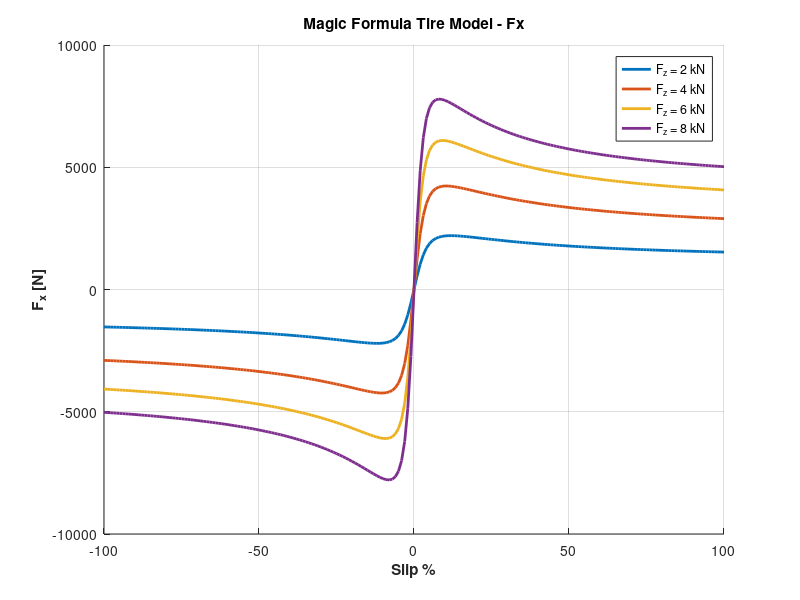
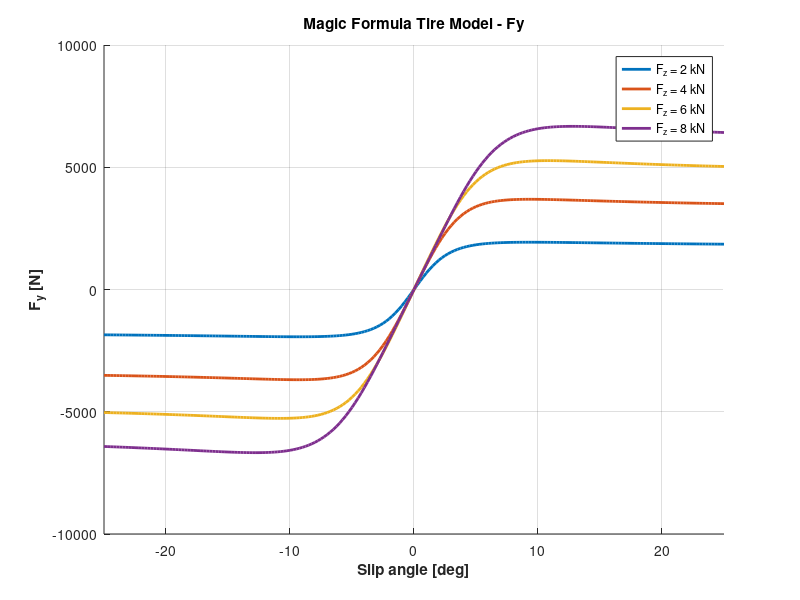
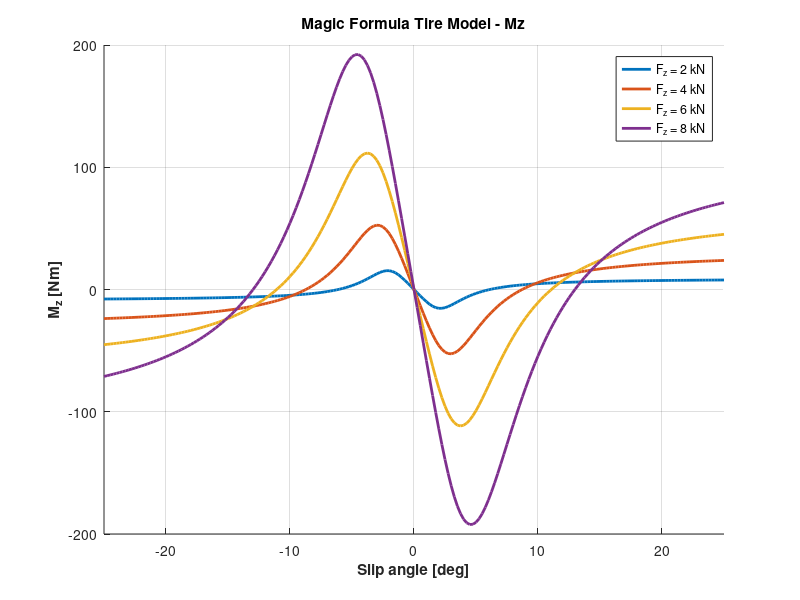

Reproduce these figures in MATLAB, in order.
% --- 1. General Input Parameters ---

Fz_N = [2000, 4000, 6000, 8000]; % Vertical loads [N]
Fz_kN = Fz_N / 1000;             % Vertical loads [kN]
alpha_deg = linspace(-25, 25, 201); % Slip angle range [deg]
alpha_rad = deg2rad(alpha_deg);     % Slip angle range [rad]
kappa = linspace(-1, 1, 201);       % Slip ratio range [-1 to 1]

% --- 2. Magic Formula Parameters (from Bakker et al. 1987) ---

% Lateral force parameters
a_Fy = [-22.1, 1011, 1078, 1.82, 0.208, 0.000, -0.354, 0.707]; 
c_Fy = 1.30;
% Longitudinal force parameters
a_Fx = [-21.3, 1144, 49.6, 226, 0.069, -0.006, 0.056, 0.486];
c_Fx = 1.65;
% Self-aligning torque parameters
a_Mz = [-2.72, -2.28, -1.86, -2.73, 0.110, -0.070, 0.643, -4.04];
c_Mz = 2.40;

% --- 3. Dugoff & Fiala Model Parameters ---

mu_0 = 0.85;               % Peak static tire/road friction coeff.
U = 60/3.6 ;               % Longitudinal velocity [m/s]
A_s  = 0.0115;             % Friction reduction factor
Tw = 0.284 ;               % Fiala's tire model parameter

% --- 4. MAGIC FORMULA LONGITUDINAL FORCE (Fx) ---

Fx_magic = zeros(length(Fz_kN),length(kappa));    % empty matrix filled with zeros 
fig_Fx = figure('Name','Magic Formula - Fx', 'Color','w'); % graphic window settings
hold on; grid on;
% for loop instead of calculating them separately using empty matrix
for i = 1:length(Fz_kN)    
    fz = Fz_kN(i);        
    % Calculation of coefficients D, E, and B.
    D_fx = a_Fx(1)*fz^2 + a_Fx(2)*fz;
    E_fx = a_Fx(6)*fz^2 + a_Fx(7)*fz + a_Fx(8);
    B_fx = (a_Fx(3) * fz^2 + a_Fx(4) * fz) / (c_Fx * D_fx * exp(a_Fx(5)*fz));
    % Calculation of Phi (Φ) ( we use .* because of kappa is a vector)
    kappa_pct = kappa * 100;
    Phi_fx = (1 - E_fx) .* kappa_pct + (E_fx / B_fx) .* atan(B_fx .* kappa_pct);
    % Calculation of Fx
    Fx_magic(i, :) = D_fx .* sin(c_Fx .* atan(B_fx .* Phi_fx));
    % plotting the graph
    plot(kappa*100,Fx_magic(i,:),"LineWidth",2,'DisplayName', sprintf('F_z = %d kN', Fz_N(i)/1000));
end

% --- 5. MAGIC FORMULA - LATERAL FORCE (Fy) ---

Fy_magic = zeros(length(Fz_kN), length(alpha_deg));          % empty matrix filled with zeros 
fig_Fy = figure('Name', 'Magic Formula - Fy', 'Color', 'w'); % graphic window settings
hold on; grid on;
% for loop instead of calculating them separately using empty matrix
for i = 1:length(Fz_kN)
    fz = Fz_kN(i);
    % Calculation of coefficients D, E, and B.
    D_fy = a_Fy(1)*fz^2 + a_Fy(2)*fz;
    E_fy = a_Fy(6)*fz^2 + a_Fy(7)*fz + a_Fy(8);
    B_fy = (a_Fy(3)*sin(a_Fy(4)*atan(a_Fy(5)*fz))) / (c_Fy * D_fy);
    % Calculation of Phi (Φ) ( we use .* because alpha_deg is a vector)
    Phi_fy = (1 - E_fy) .* alpha_deg + (E_fy / B_fy) .* atan(B_fy .* alpha_deg);
    % Calculation of Fy
    Fy_magic(i, :) = D_fy .* sin(c_Fy .* atan(B_fy .* Phi_fy));
    % plotting the graph
    plot(alpha_deg, Fy_magic(i, :), 'LineWidth', 2, 'DisplayName', sprintf('F_z = %d kN', Fz_N(i)/1000));
end

% --- 6. MAGIC FORMULA - TORQUE (Mz) ---

Mz_magic = zeros(length(Fz_kN), length(alpha_deg));           % empty matrix filled with zeros
fig_Mz = figure('Name', 'Magic Formula - Mz', 'Color', 'w');  % graphic window settings
hold on; grid on;
% for loop instead of calculating them separately using empty matrix
for i = 1:length(Fz_kN)
    fz = Fz_kN(i);
    % Calculation of coefficients D, E, and B.
    D_mz = a_Mz(1)*fz^2 + a_Mz(2)*fz;
    E_mz = a_Mz(6)*fz^2 + a_Mz(7)*fz + a_Mz(8);
    B_mz = (a_Mz(3)*fz^2 + a_Mz(4)*fz) / (c_Mz * D_mz * exp(a_Mz(5)*fz));
    % Calculation of Phi (Φ) ( we use .* because alpha_deg is a vector)
    Phi_mz = (1 - E_mz) .* alpha_deg + (E_mz / B_mz) .* atan(B_mz .* alpha_deg);
    % Calculation of Mz
    Mz_magic(i, :) = D_mz .* sin(c_Mz .* atan(B_mz .* Phi_mz));
    % plotting the graph
    plot(alpha_deg, Mz_magic(i, :), 'LineWidth', 2, 'DisplayName', sprintf('F_z = %d kN', Fz_N(i)/1000));
end

% --- 7. Graphics Settings ---

% For Fx
figure(fig_Fx);
title ('Magic Formula Tire Model - Fx',"FontWeight","bold");
xlabel ("Slip %","FontWeight","bold");
ylabel ("F_x [N]","FontWeight","bold");
legend("Location","best");
xlim([-100,100])
% For Fy
figure(fig_Fy);
title('Magic Formula Tire Model - Fy', 'FontWeight', 'bold');
xlabel('Slip angle [deg]', 'FontWeight', 'bold');
ylabel('F_y [N]', 'FontWeight', 'bold');
legend('Location', 'best');
xlim([-25 25]);
% For Mz
figure(fig_Mz);
title('Magic Formula Tire Model - Mz', 'FontWeight', 'bold');
xlabel('Slip angle [deg]', 'FontWeight', 'bold');
ylabel('M_z [Nm]', 'FontWeight', 'bold'); % Since it is torque, its unit is Nm.
legend('Location', 'best');
xlim([-25 25]);

% --- 8. TIRE STIFFNESS CALCULATIONS (Cs and C_alpha) ---
% Stiffness/Resistance values required for Fiala and Dugoff models
% Derived from the slope of the Magic Formula at the origin (B*C*D)

% Empty arrays to hold the results for 4% different loads
C_s = zeros(1, length(Fz_kN));           
C_alpha = zeros(1, length(Fz_kN));
disp('======================================================');
disp('   TIRE STIFFNESS VALUES DERIVED FROM MAGIC FORMULA   ');
% for loop instead of calculating them separately using empty matrix
for i = 1:length(Fz_kN)
    fz = Fz_kN(i);
    % 1. Longitudinal Stiffness (C_s)
    % The simplified form of the multiplication B_fx * c_Fx * D_fx in the article is  :
    C_s(i) = ((a_Fx(3) * fz^2 + a_Fx(4) * fz) / exp(a_Fx(5) * fz)) * 100;
    % 2. Lateral / Cornering Stiffness (C_alpha)
    % The simplified form of the multiplication B_fy * c_Fy * D_fy in the article is:
    C_alpha(i) = (a_Fy(3) * sin(a_Fy(4) * atan(a_Fy(5) * fz))) * (180/pi);
    % Printing the results to the Command Window
    fprintf('Fz = %d kN  |  C_s = %8.2f [N/ratio]  |  C_alpha = %8.2f [N/rad]\n',Fz_N(i)/1000, C_s(i), C_alpha(i));
end
disp('======================================================');
